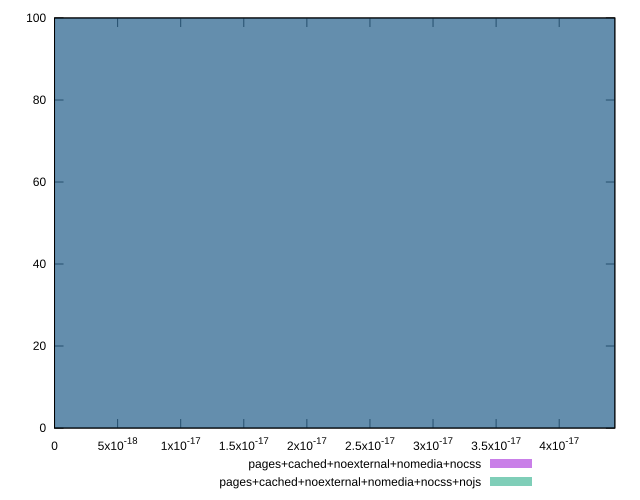

Here is the gnuplot script that generated this plot:
reset

$pagesCachedNoexternalNomediaNocss <<EOF
0 100
EOF

$pagesCachedNoexternalNomediaNocssNojs <<EOF
0 100
EOF

set key outside below
set boxwidth 1e-12
set xrange [0:4.4408920985006264e-17]
set yrange [0:100]
set trange [0:100]
set style fill transparent solid 0.5 noborder
set terminal svg size 640, 500 enhanced background rgb 'white'
set output "reprap/meta/score-difference/comparison/histogram/4_vs_5.svg"

plot $pagesCachedNoexternalNomediaNocss title "pages+cached+noexternal+nomedia+nocss" with boxes, \
     $pagesCachedNoexternalNomediaNocssNojs title "pages+cached+noexternal+nomedia+nocss+nojs" with boxes

reset
